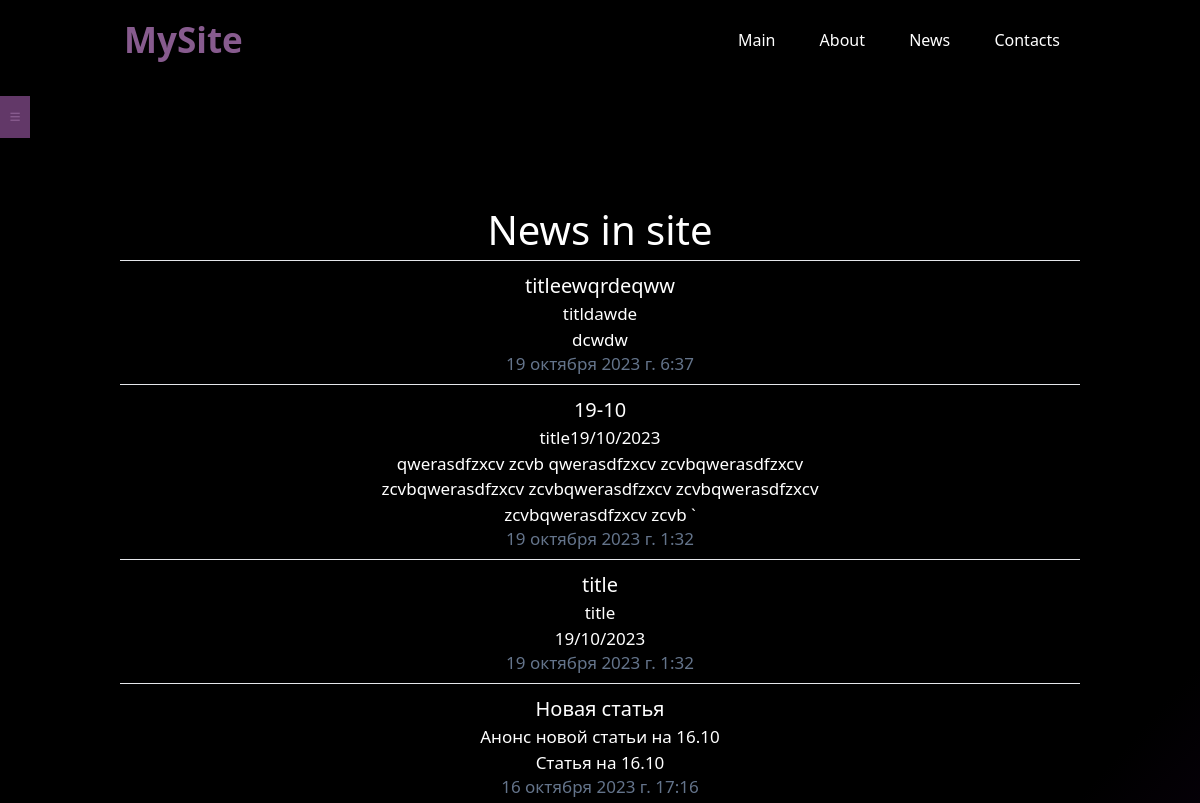
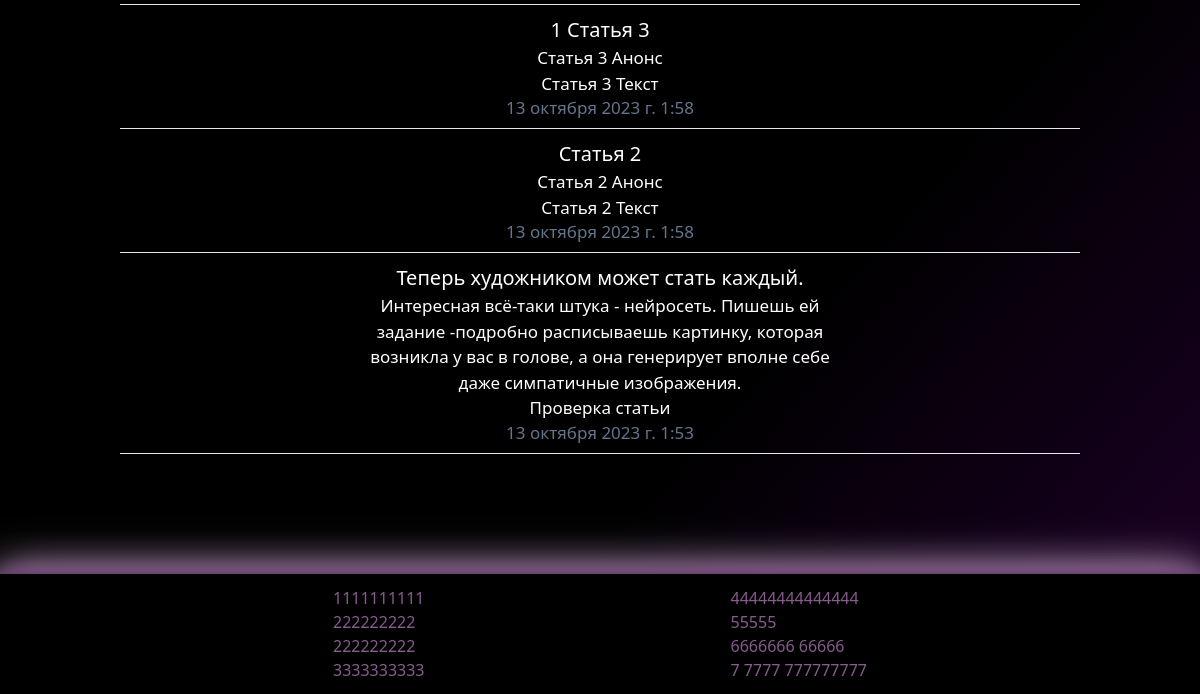
The page /news/ on the database as committed earlier (2 pictures, top to bottom).
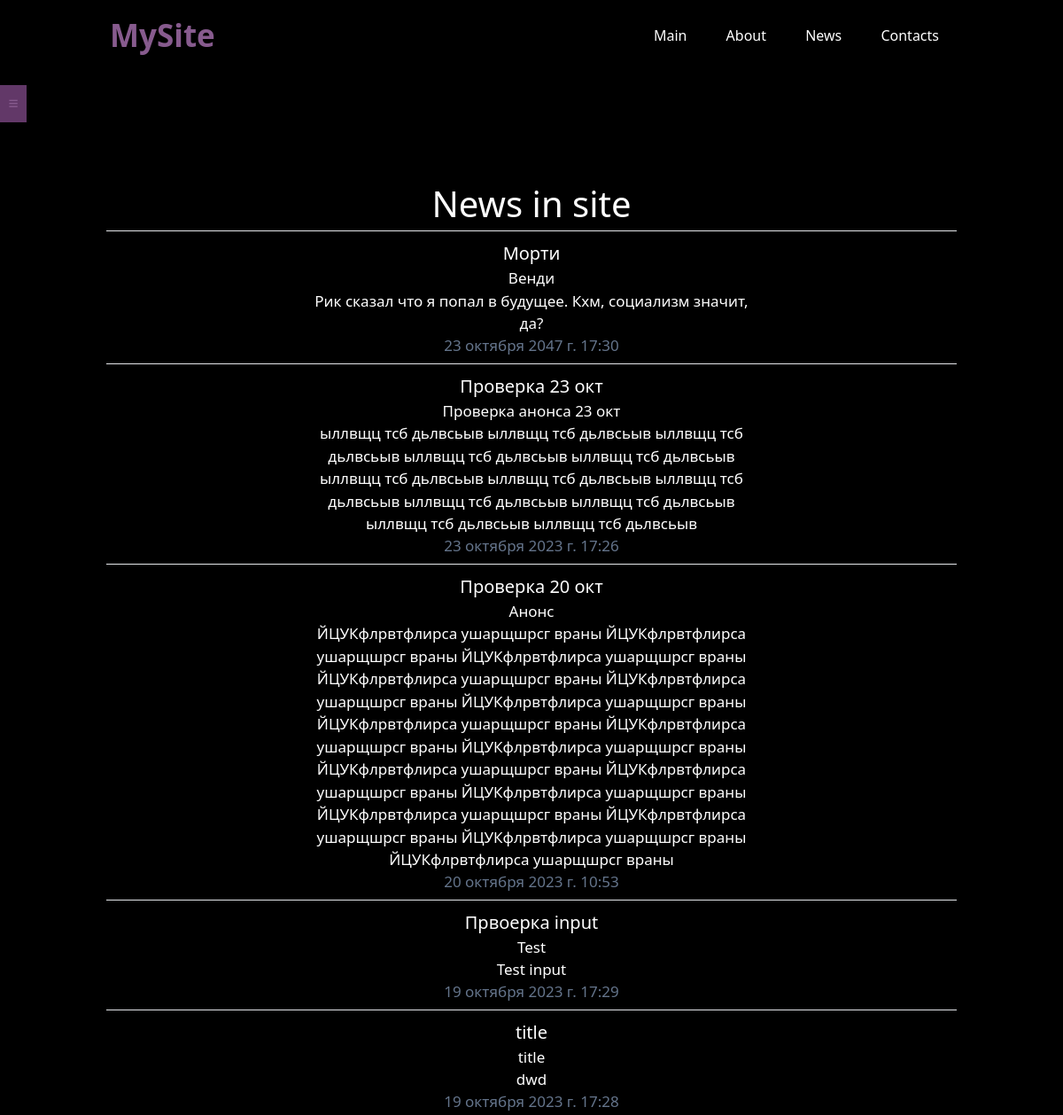
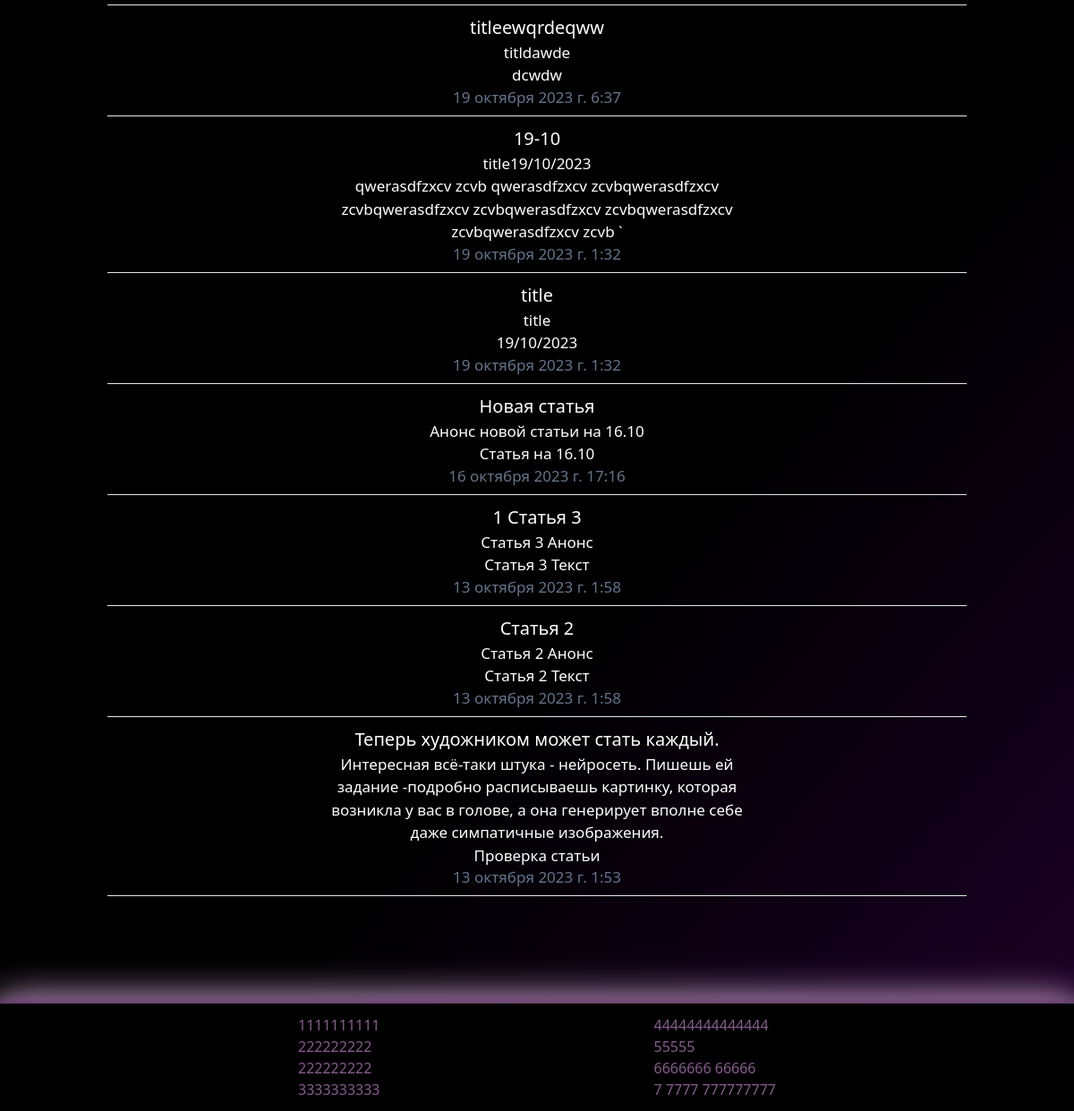
The same page on the database as committed later (2 pictures, top to bottom).
### news/models.py (models this page shows, shortened)
class Articles(models.Model):
    title = models.CharField('Название', max_length=250)
    anons = models.CharField('Анонс', max_length=250)
    full_text = models.TextField('Статья')
    date = models.DateTimeField('Дата публикации')
    class Meta:
        verbose_name = 'Новость'
        verbose_name_plural = 'Новости'

### news/views.py (the view)
# urls.py: path('', views.news_home, name='news_home'),
def news_home(request):
    news = Articles.objects.order_by('-date')
    return render(request, 'news/news_home.html', {'news': news})

### news/templates/news/news_home.html (shortened to what this page needs)
{% extends 'main/layout.html' %}
{% block content %}
<div class="features">
    <h1>News in site</h1>
    <hr>
    {% if news %}
    {% for el in news %}
        <div class="article">
            <h3>{{ el.title }}</h3>
            <p>{{ el.anons }}</p>
            <p>{{ el.full_text }}</p>
            <p class=" pt-0.5 text-slate-500 text-sm">{{ el.date }}</p>
        </div>
    <hr>
    {% endfor %}
    {% else %}
    <p>У вас нет записей</p>
    {% endif %}
</div>
{% endblock %}

### main/templates/main/layout.html (shortened to what this page needs)
{% load static %}
<!doctype html>
<html lang="en">
<head>
    <link rel="stylesheet" href="{% static 'main/css/main.css' %}">
    <script src="https://cdn.tailwindcss.com"></script>
</head>
<body>
<div id="container">
<header>
    <div class="logo_div"><span class="logo">MySite</span></div>
    <div id="nav_links">
        <a href="{% url 'main' %}">Main </a>
        <a href="{% url 'about' %}">About</a>
        <a href="{% url 'news_home' %}">News</a>
        <a href="{% url 'contacts' %}">Contacts </a>
    </div>
</header>
    <aside id="nav_panel">
        <label for="nav-toggle" class="nav-toggle" onclick>≡</label>
    </aside>
    <main>
        {% block content %}{% endblock %}
    </main>
    <footer>
        <a href="">1111111111</a>
        <a href="">222222222</a>
        <a href="">222222222</a>
        <a href="">3333333333</a>
        <a href="">44444444444444</a>
        <a href="">55555</a>
        <a href="">6666666 66666</a>
        <a href="">7 7777 777777777</a>
    </footer>
</div>
</body>
</html>

### main/static/main/css/main.css (style rules this page uses)
body { background: rgb(0,0,0); background: linear-gradient(132deg, rgba(0,0,0,1) 47%, rgba(34,0,47,1) 70%, rgba(42,0,59,1) 77%, rgba(54,0,78,1) 83%, rgba(58,0,84,1) 87%, rgba(64,0,94,1) 91%, rgba(68,0,101,1) 94%, rgba(70,0,106,1) 97%, rgba(79,0,119,1) 100%); background-size: 150% 150%; animation: gradient 10s ease infinite; }
#container { overflow: hidden; display: flex; flex-direction: column; min-height: 100vh; }
header { color: #fff; height: 80px; display: flex; justify-content: space-between; align-items: center; padding: 0 120px; }
#nav_links a { padding: 0 20px; }
aside { background: linear-gradient(132deg, rgba(0,0,0,1) 47%, rgba(34,0,47,1) 70%, rgba(42,0,59,1) 77%, rgba(54,0,78,1) 83%, rgba(58,0,84,1) 87%, rgba(64,0,94,1) 91%, rgba(68,0,101,1) 94%, rgba(70,0,106,1) 97%, rgba(79,0,119,1) 100%); background-size: 250% 250%; animation: gradient 8s ease infinite; float: left; text-align: center; position: fixed; width: 320px; left: -320px; min-width: 320px; padding: 2.5%; height: 100%; color: #875B8E; -webkit-transition: left 0.3s; -moz-transition: left 0.3s; transition: left 0.3s; border-right: 2px solid #5C3566; z-index: 2000; }
.logo_div { position: relative; display: inline; }
.logo { font-size: 35px; padding: 4px; font-weight: bold; display: table-cell; color: #875B8E; }
.nav-toggle { position: absolute; left: 320px; top: 5em; padding: 0.5em 0.5em 0.7em 0.5em; background: #623868; color: #875B8E; cursor: pointer; font-size: 1.2em; line-height: 1; z-index: 2001; transition: color 0.4s ease; }
.nav-toggle:after { text-decoration: none; }
main { padding: 120px; color: #fff; text-align: center; }
main .features h1 { font-size: 40px; }
.article { max-width: 500px; margin: 10px auto; }
.article h3 { font-size: 20px; }
.article p { font-size: 17px; }
#nav_panel { margin: auto; }
footer { height: 120px; background: #000; padding: 1% 15%; display: flex; flex-direction: column; justify-content: center; align-content: space-around; flex-wrap: wrap; margin-top: auto; box-shadow: 0 0 5px #623868, 0 0 15px #623868, 0 0 20px #875b8e, 0 0 40px #a185a5, 0 0 50px #af92b3; }
footer a { text-decoration: none; color: #875B8E; transition: transform .3s ease; }

Rows that differ between the two databases and show on the page:
added Articles: title "Морти", anons "Венди", full_text "Рик сказал что я попал в будущее. Кхм, социализм значит, да?", date "23 октября 2047 г. 17:30"
added Articles: title "Проверка 23 окт", anons "Проверка анонса 23 окт", full_text "ыллвщц тсб дьлвсьыв ыллвщц тсб дьлвсьыв ыллвщц тсб дьлвсьыв ыллвщц тсб дьлвсьыв ыллвщц тсб дьлвсьыв ыллвщц тсб дьлвсьыв ыллвщц тсб дьлвсьыв ыллвщц тсб дьлвсьыв ыллвщц тсб дьлвсьыв ыллвщц тсб дьлвсьыв ыллвщц тсб дьлвсьыв ыллвщц тсб дьлвсьыв", date "23 октября 2023 г. 17:26"
added Articles: title "Проверка 20 окт", anons "Анонс", full_text "ЙЦУКфлрвтфлирса ушарщшрсг враны ЙЦУКфлрвтфлирса ушарщшрсг враны ЙЦУКфлрвтфлирса ушарщшрсг враны ЙЦУКфлрвтфлирса ушарщшрсг враны ЙЦУКфлрвтфлирса ушарщшрсг враны ЙЦУКфлрвтфлирса ушарщшрсг враны ЙЦУКфлрвтфлирса ушарщшрсг враны ЙЦУКфлрвтфлирса ушарщшрсг враны ЙЦУКфлрвтфлирса ушарщшрсг враны ЙЦУКфлрвтфлирса ушарщшрсг враны ЙЦУКфлрвтфлирса ушарщшрсг враны ЙЦУКфлрвтфлирса ушарщшрсг враны ЙЦУКфлрвтфлирса ушарщшрсг враны ЙЦУКфлрвтфлирса ушарщшрсг враны ЙЦУКфлрвтфлирса ушарщшрсг враны ЙЦУКфлрвтфлирса ушарщшрсг враны", date "20 октября 2023 г. 10:53"
added Articles: title "Првоерка input", anons "Test", full_text "Test input", date "19 октября 2023 г. 17:29"
added Articles: title "title", anons "title", full_text "dwd", date "19 октября 2023 г. 17:28"
